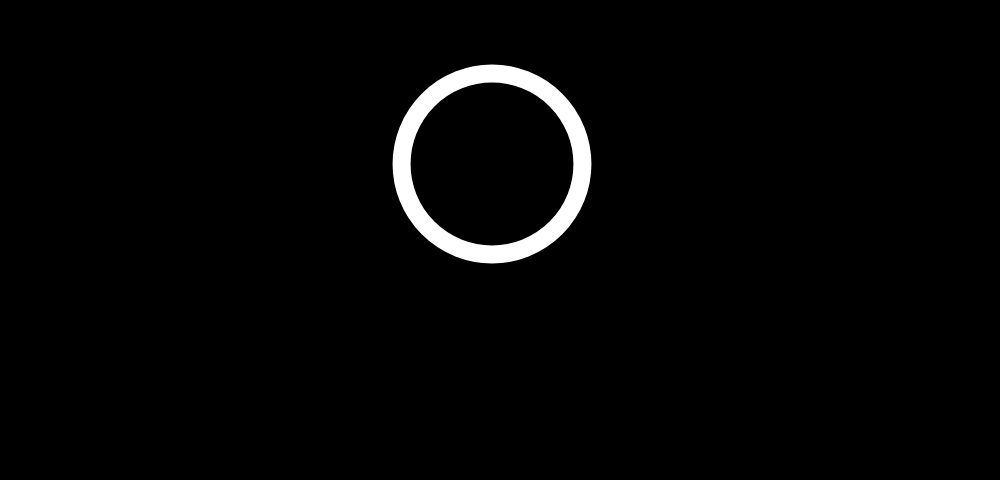
#> input picture imagens/circulo.jpg, 1000 x 480 px
$ python -i canny.py   (imports and definitions only)
#> lines starting #> are read from the running program, lines starting #| are printed output that depends on the picture; after the words box and inside, x2 and y2 are one past the last pixel; in counts of white or black regions, pixels touching at a corner belong together
#> further down, picture is the input picture: PIL image 1000x480 RGBA; mean R, G, B, A 5.4, 5.4, 5.4, 255
# Suavização com Gaussiana: Assim como no Marr-Hildreth, a imagem é suavizada para reduzir ruídos.
# Cálculo do gradiente da imagem: Nesse caso utilizando derivada de Sobel
# Supressão não-máxima: Apenas os pixels com maior intensidade ao longo da direção do gradiente são mantidos, tornando as bordas mais finas e precisas.
# Limiarização dupla: Define dois limiares (alto e baixo)->
# Bordas fortes (acima do limiar alto) são mantidas.
# Bordas fracas (entre os limiares) são mantidas apenas se estiverem conectadas a bordas fortes.

# Produz bordas finas e precisas.
# Menos sensível a ruído devido à suavização inicial.

# Mais complexo e computacionalmente mais caro que Marr-Hildreth.
# Sensível à escolha dos limiares.

import numpy as np
import matplotlib.pyplot as plt
from PIL import Image, ImageFilter

def gaussian_filter(image, size=5, sigma=1.0):
#> called with size = 5, sigma = 1
    kernel = np.fromfunction(lambda x, y: (1/(2*np.pi*sigma**2)) *
                             np.exp(-((x-(size//2))**2 + (y-(size//2))**2) / (2*sigma**2)),
                             (size, size))
    kernel /= np.sum(kernel)
    return image.filter(ImageFilter.Kernel((size, size), kernel.flatten(), scale=np.sum(kernel)))

def sobel_gradients(image):
    sobel_x = np.array([[-1, 0, 1], [-2, 0, 2], [-1, 0, 1]])
    sobel_y = np.array([[-1, -2, -1], [0, 0, 0], [1, 2, 1]])
    gray_array = np.array(image.convert("L"), dtype=np.float32)
    gx, gy = np.zeros_like(gray_array), np.zeros_like(gray_array)

    for i in range(1, gray_array.shape[0] - 1):
        for j in range(1, gray_array.shape[1] - 1):
            gx[i, j] = np.sum(sobel_x * gray_array[i-1:i+2, j-1:j+2])
            gy[i, j] = np.sum(sobel_y * gray_array[i-1:i+2, j-1:j+2])
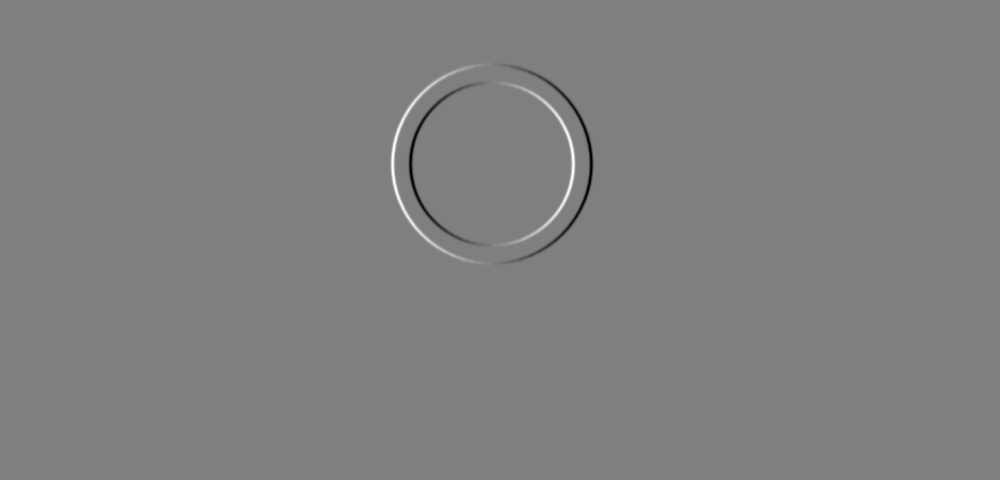
#> gx: shape (480, 1000) float32; min -660, max 660, mean 0; drawn with min black and max white

    magnitude = np.sqrt(gx**2 + gy**2)
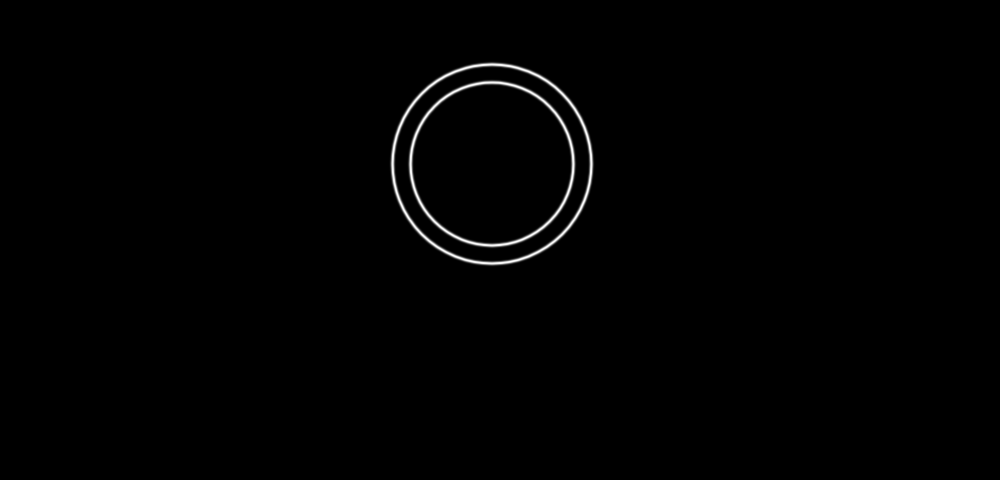
#> magnitude: shape (480, 1000) float32; min 0, max 680.2, mean 4.8; drawn with min black and max white
    direction = np.arctan2(gy, gx)
    return magnitude, direction

def non_max_suppression(magnitude, direction):
    suppressed = np.zeros_like(magnitude)
    angle = direction * (180 / np.pi) % 180
    for i in range(1, magnitude.shape[0] - 1):
        for j in range(1, magnitude.shape[1] - 1):
            q, r = 255, 255
            if (0 <= angle[i, j] < 22.5) or (157.5 <= angle[i, j] <= 180):
                q, r = magnitude[i, j+1], magnitude[i, j-1]
            elif (22.5 <= angle[i, j] < 67.5):
                q, r = magnitude[i+1, j-1], magnitude[i-1, j+1]
            elif (67.5 <= angle[i, j] < 112.5):
                q, r = magnitude[i+1, j], magnitude[i-1, j]
            elif (112.5 <= angle[i, j] < 157.5):
                q, r = magnitude[i-1, j-1], magnitude[i+1, j+1]

            if magnitude[i, j] >= q and magnitude[i, j] >= r:
                suppressed[i, j] = magnitude[i, j]
    return suppressed

def double_threshold(image, low_threshold, high_threshold):
#> called with low_threshold = 50, high_threshold = 150
    strong, weak = 255, 75
    edges = np.zeros_like(image)
    strong_i, strong_j = np.where(image >= high_threshold)
#> strong_i = 728 values from 64 to 263; strong_j = 728 values, max 591 at index 334, min 392 at index 331, mean 491.3
    weak_i, weak_j = np.where((image >= low_threshold) & (image < high_threshold))
#> weak_i = [91, 91, 92, 222, 222, 223, 223, 235, 235, 236]; weak_j = [420, 563, 564, 432, 551, 433, 550, 419, 564, 563]
    edges[strong_i, strong_j] = strong
    edges[weak_i, weak_j] = weak
    return edges

def hysteresis(image):
    strong, weak = 255, 75
    for i in range(1, image.shape[0] - 1):
        for j in range(1, image.shape[1] - 1):
            if image[i, j] == weak:
                if ((image[i+1, j] == strong) or (image[i-1, j] == strong) or
                    (image[i, j+1] == strong) or (image[i, j-1] == strong) or
                    (image[i+1, j+1] == strong) or (image[i-1, j-1] == strong) or
                    (image[i+1, j-1] == strong) or (image[i-1, j+1] == strong)):
                    image[i, j] = strong
                else:
                    image[i, j] = 0
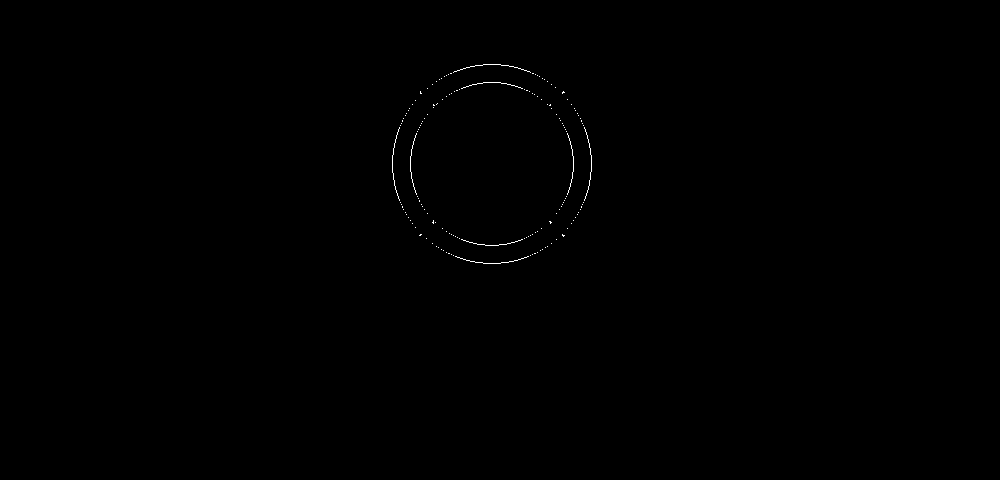
#> image: shape (480, 1000) float32; 0.15% white in thin lines or dots, all inside (x1, y1, x2, y2) = (392, 64, 592, 264)
    return image

def canny_edge_detection(image, Tl=50, Th=150):
    image = image.convert("L")
    smoothed = gaussian_filter(image)
    magnitude, direction = sobel_gradients(smoothed)
    suppressed = non_max_suppression(magnitude, direction)
    thresholded = double_threshold(suppressed, Tl, Th)
    final_edges = hysteresis(thresholded)
    final_edges = final_edges.astype(np.uint8)
    result = Image.fromarray(final_edges)

    fig, ax = plt.subplots(1, 2, figsize=(10, 5))

    ax[0].imshow(image.convert("RGB"))
    ax[0].set_title("Imagem Original")
    ax[0].axis("off")

    ax[1].imshow(result, cmap="gray")
    ax[1].set_title("Canny")
    ax[1].axis("off")

    plt.tight_layout()
    plt.show()
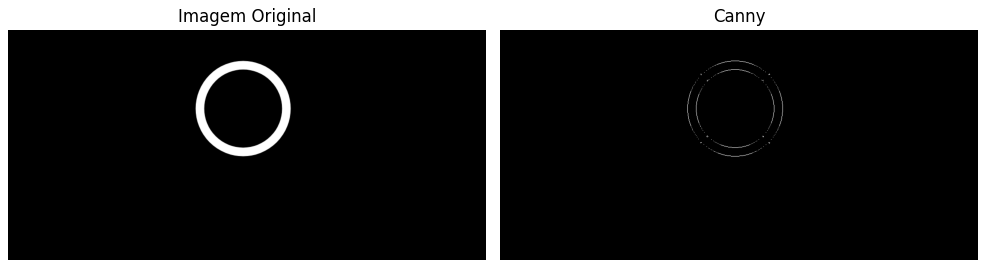
#> figure drawn by matplotlib, 2 panels

    return result

>>> from PIL import Image
>>> picture = Image.open('imagens/circulo.jpg')
>>> result = canny_edge_detection(picture)
